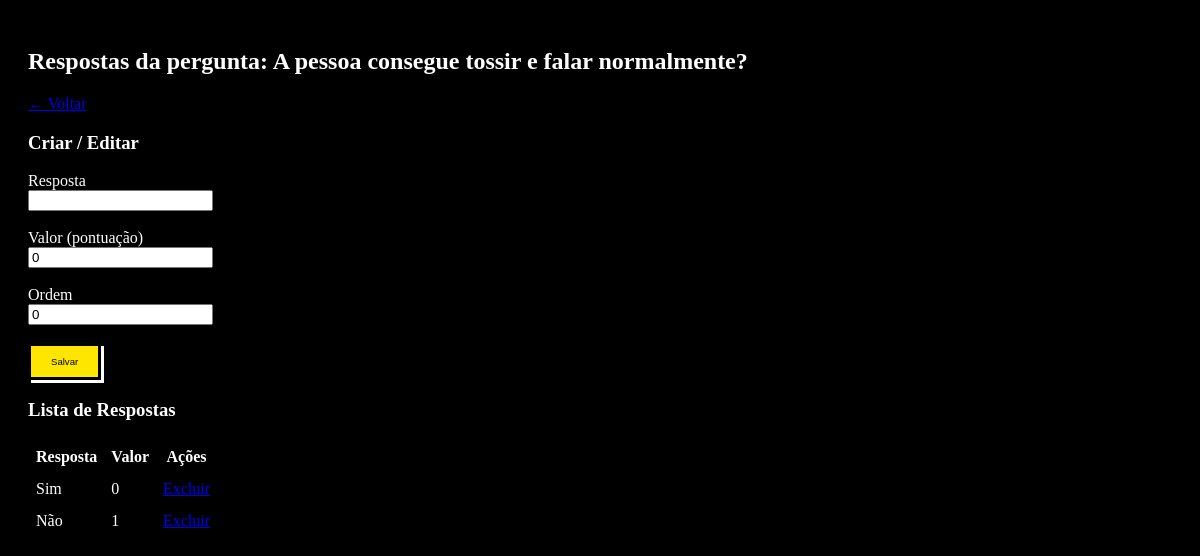
The page /admin/respostas.php?id_questao=1 (signed in) on the database its author committed.
### tables this page shows
CREATE TABLE QUESTOES (
    ID_QUESTAO INT AUTO_INCREMENT PRIMARY KEY,
    ID_QUESTIONARIO INT NOT NULL,
    QUESTAO TEXT NOT NULL,
    TIPO VARCHAR(20) NOT NULL,  
    OBRIGATORIA BOOLEAN DEFAULT TRUE,
    ORDEM INT DEFAULT 0,
    FOREIGN KEY (ID_QUESTIONARIO) REFERENCES QUESTIONARIOS(ID_QUESTIONARIO) ON DELETE CASCADE
);

CREATE TABLE RESPOSTAS (
    ID_RESPOSTA INT AUTO_INCREMENT PRIMARY KEY,
    ID_QUESTAO INT NOT NULL,
    RESPOSTA TEXT NOT NULL,
    VALOR DECIMAL DEFAULT 0,  
    PROX_QUESTAO INT DEFAULT NULL,  
    ORDEM INT DEFAULT 0,
    FOREIGN KEY (ID_QUESTAO) REFERENCES QUESTOES(ID_QUESTAO) ON DELETE CASCADE
);

### admin/respostas.php (the view, shortened to what this page needs)
<?php
$conn = db_connect();
$idq = isset($_GET['id_questao']) ? (int)$_GET['id_questao'] : 0;
$questao = $conn->query('SELECT * FROM QUESTOES WHERE ID_QUESTAO = ' . $idq)->fetch_assoc();
$rows = $conn->query('SELECT * FROM RESPOSTAS WHERE ID_QUESTAO = ' . $idq . ' ORDER BY ORDEM')->fetch_all(MYSQLI_ASSOC);
?>
<!doctype html><html><head><meta charset="utf-8"><title>Respostas</title>
<link rel="stylesheet" href="../public/css/style.css"></head><body style="color:#fff;padding:20px">
  <h2>Respostas da pergunta: <?=htmlspecialchars($questao['QUESTAO'])?></h2>
  <a href="questoes.php?id_questionario=<?= $questao['ID_QUESTIONARIO']?>">← Voltar</a>
  <h3>Criar / Editar</h3>
  <form method="post">
    <label>Resposta<br><input name="resposta" id="resposta" required></label><br><br>
    <label>Valor (pontuação)<br><input name="valor" id="valor" type="number" step="0.1" value="0"></label><br><br>
    <label>Ordem<br><input name="ordem" id="ordem" type="number" value="0"></label><br><br>
    <button class="botao-retro">Salvar</button>
  </form>
  <h3>Lista de Respostas</h3>
  <table border="0" cellpadding="6">
    <tr><th>Resposta</th><th>Valor</th><th>Ações</th></tr>
    <?php foreach($rows as $r): ?>
      <tr>
        <td><?=htmlspecialchars($r['RESPOSTA'])?></td>
        <td><?=htmlspecialchars($r['VALOR'])?></td>
        <td>
          <a href="?delete=<?= $r['ID_RESPOSTA']?>&id_questao=<?= $idq?>" onclick="return confirm('Excluir?')">Excluir</a>
        </td>
      </tr>
    <?php endforeach;?>
  </table>
</body></html>

### public/css/style.css (style rules this page uses)
body { background-color: #000; color: white; font-family: 'Press Start 2P', cursive; }
.botao-retro { display: inline-block; background-color: #FFE600; color: black; font-size: 0.6rem; padding: 10px 20px; border: 3px solid black; box-shadow: 3px 3px 0 white; text-decoration: none; transition: all 0.2s ease-in-out; }

### rows shown on the page
questoes: QUESTAO "A pessoa consegue tossir e falar normalmente?"
respostas: RESPOSTA "Sim", VALOR "0"
respostas: RESPOSTA "Não", VALOR "1"
